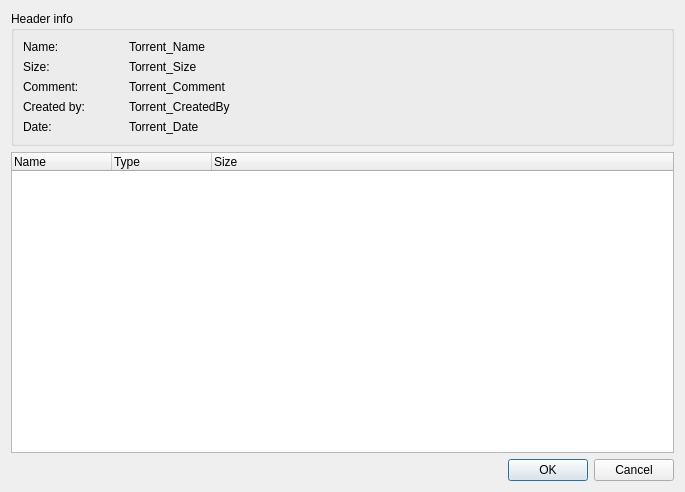
<?xml version="1.0" encoding="UTF-8"?>
<ui version="4.0">
 <class>SelectTorrentFiles</class>
 <widget class="QDialog" name="SelectTorrentFiles">
  <property name="geometry">
   <rect>
    <x>0</x>
    <y>0</y>
    <width>685</width>
    <height>492</height>
   </rect>
  </property>
  <property name="windowTitle">
   <string>Add New Torrent</string>
  </property>
  <property name="windowIcon">
   <iconset resource="Aria2cRemote.qrc">
    <normaloff>:/icon/uri/Bittorrent.ico</normaloff>:/icon/uri/Bittorrent.ico</iconset>
  </property>
  <layout class="QVBoxLayout" name="verticalLayout_2">
   <item>
    <widget class="QGroupBox" name="groupBox_2">
     <property name="title">
      <string>Header info</string>
     </property>
     <layout class="QVBoxLayout" name="verticalLayout">
      <item>
       <layout class="QHBoxLayout" name="horizontalLayout">
        <item>
         <widget class="QLabel" name="label">
          <property name="sizePolicy">
           <sizepolicy hsizetype="Fixed" vsizetype="Preferred">
            <horstretch>0</horstretch>
            <verstretch>0</verstretch>
           </sizepolicy>
          </property>
          <property name="minimumSize">
           <size>
            <width>100</width>
            <height>0</height>
           </size>
          </property>
          <property name="text">
           <string>Name:</string>
          </property>
         </widget>
        </item>
        <item>
         <widget class="QLabel" name="label_Torrent_Name">
          <property name="minimumSize">
           <size>
            <width>150</width>
            <height>0</height>
           </size>
          </property>
          <property name="baseSize">
           <size>
            <width>150</width>
            <height>0</height>
           </size>
          </property>
          <property name="autoFillBackground">
           <bool>false</bool>
          </property>
          <property name="text">
           <string>Torrent_Name</string>
          </property>
          <property name="scaledContents">
           <bool>false</bool>
          </property>
          <property name="wordWrap">
           <bool>false</bool>
          </property>
         </widget>
        </item>
       </layout>
      </item>
      <item>
       <layout class="QHBoxLayout" name="horizontalLayout_2">
        <item>
         <widget class="QLabel" name="label_2">
          <property name="sizePolicy">
           <sizepolicy hsizetype="Fixed" vsizetype="Preferred">
            <horstretch>0</horstretch>
            <verstretch>0</verstretch>
           </sizepolicy>
          </property>
          <property name="minimumSize">
           <size>
            <width>100</width>
            <height>0</height>
           </size>
          </property>
          <property name="text">
           <string>Size:</string>
          </property>
         </widget>
        </item>
        <item>
         <widget class="QLabel" name="label_Torrent_Size">
          <property name="text">
           <string>Torrent_Size</string>
          </property>
         </widget>
        </item>
       </layout>
      </item>
      <item>
       <layout class="QHBoxLayout" name="horizontalLayout_3">
        <item>
         <widget class="QLabel" name="label_3">
          <property name="sizePolicy">
           <sizepolicy hsizetype="Fixed" vsizetype="Preferred">
            <horstretch>0</horstretch>
            <verstretch>0</verstretch>
           </sizepolicy>
          </property>
          <property name="minimumSize">
           <size>
            <width>100</width>
            <height>0</height>
           </size>
          </property>
          <property name="text">
           <string>Comment:</string>
          </property>
         </widget>
        </item>
        <item>
         <widget class="QLabel" name="label_Torrent_Comment">
          <property name="text">
           <string>Torrent_Comment</string>
          </property>
         </widget>
        </item>
       </layout>
      </item>
      <item>
       <layout class="QHBoxLayout" name="horizontalLayout_4">
        <item>
         <widget class="QLabel" name="label_5">
          <property name="sizePolicy">
           <sizepolicy hsizetype="Fixed" vsizetype="Preferred">
            <horstretch>0</horstretch>
            <verstretch>0</verstretch>
           </sizepolicy>
          </property>
          <property name="minimumSize">
           <size>
            <width>100</width>
            <height>0</height>
           </size>
          </property>
          <property name="text">
           <string>Created by:</string>
          </property>
         </widget>
        </item>
        <item>
         <widget class="QLabel" name="label_Torrent_CreatedBy">
          <property name="text">
           <string>Torrent_CreatedBy</string>
          </property>
         </widget>
        </item>
       </layout>
      </item>
      <item>
       <layout class="QHBoxLayout" name="horizontalLayout_5">
        <item>
         <widget class="QLabel" name="label_7">
          <property name="sizePolicy">
           <sizepolicy hsizetype="Fixed" vsizetype="Preferred">
            <horstretch>0</horstretch>
            <verstretch>0</verstretch>
           </sizepolicy>
          </property>
          <property name="minimumSize">
           <size>
            <width>100</width>
            <height>0</height>
           </size>
          </property>
          <property name="text">
           <string>Date:</string>
          </property>
         </widget>
        </item>
        <item>
         <widget class="QLabel" name="label_Torrent_Date">
          <property name="text">
           <string>Torrent_Date</string>
          </property>
         </widget>
        </item>
       </layout>
      </item>
     </layout>
    </widget>
   </item>
   <item>
    <widget class="QTreeWidget" name="treeWidget">
     <property name="alternatingRowColors">
      <bool>true</bool>
     </property>
     <property name="rootIsDecorated">
      <bool>true</bool>
     </property>
     <column>
      <property name="text">
       <string>Name</string>
      </property>
      <property name="icon">
       <iconset resource="Aria2cRemote.qrc">
        <normaloff>:/icon/document.ico</normaloff>:/icon/document.ico</iconset>
      </property>
     </column>
     <column>
      <property name="text">
       <string>Type</string>
      </property>
      <property name="icon">
       <iconset resource="Aria2cRemote.qrc">
        <normaloff>:/icon/save.ico</normaloff>:/icon/save.ico</iconset>
      </property>
     </column>
     <column>
      <property name="text">
       <string>Size</string>
      </property>
      <property name="icon">
       <iconset resource="Aria2cRemote.qrc">
        <normaloff>:/icon/statistics.ico</normaloff>:/icon/statistics.ico</iconset>
      </property>
     </column>
    </widget>
   </item>
   <item>
    <layout class="QHBoxLayout" name="horizontalLayout_7">
     <item>
      <spacer name="horizontalSpacer">
       <property name="orientation">
        <enum>Qt::Horizontal</enum>
       </property>
       <property name="sizeHint" stdset="0">
        <size>
         <width>803</width>
         <height>20</height>
        </size>
       </property>
      </spacer>
     </item>
     <item>
      <widget class="QPushButton" name="pushButton_OK">
       <property name="text">
        <string>OK</string>
       </property>
       <property name="default">
        <bool>true</bool>
       </property>
      </widget>
     </item>
     <item>
      <widget class="QPushButton" name="pushButton_Cancel">
       <property name="text">
        <string>Cancel</string>
       </property>
      </widget>
     </item>
    </layout>
   </item>
  </layout>
 </widget>
 <resources>
  <include location="Aria2cRemote.qrc"/>
 </resources>
 <connections>
  <connection>
   <sender>pushButton_OK</sender>
   <signal>clicked()</signal>
   <receiver>SelectTorrentFiles</receiver>
   <slot>accept()</slot>
   <hints>
    <hint type="sourcelabel">
     <x>573</x>
     <y>470</y>
    </hint>
    <hint type="destinationlabel">
     <x>478</x>
     <y>463</y>
    </hint>
   </hints>
  </connection>
  <connection>
   <sender>pushButton_Cancel</sender>
   <signal>clicked()</signal>
   <receiver>SelectTorrentFiles</receiver>
   <slot>reject()</slot>
   <hints>
    <hint type="sourcelabel">
     <x>635</x>
     <y>475</y>
    </hint>
    <hint type="destinationlabel">
     <x>399</x>
     <y>465</y>
    </hint>
   </hints>
  </connection>
 </connections>
</ui>
